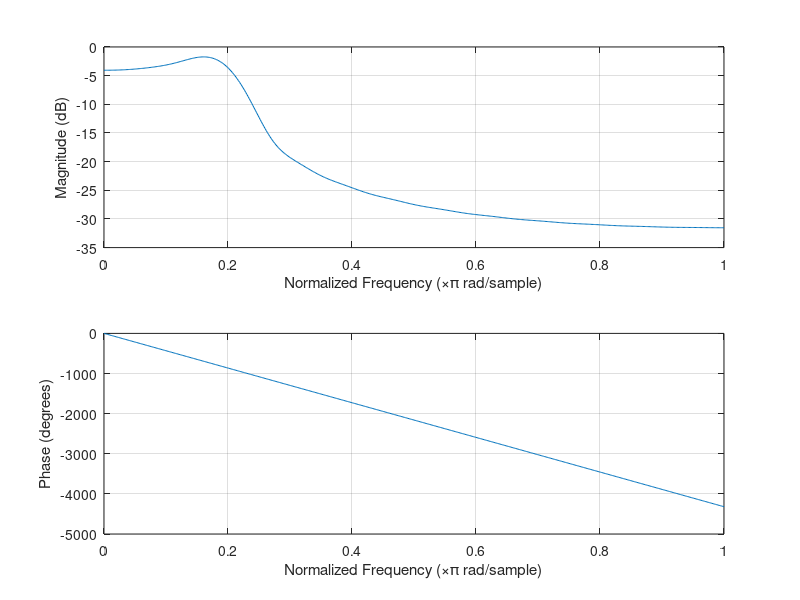

This chart was generated by the following MATLAB code:
Fs = 10000;
Fa = 0;
Fb = 1000;

M = 51;

Np = (M-1)/2;

Att = 60;

A(1) = 2 * (Fb - Fa)/Fs;

for j = 2:(Np+1)
    A(j) = (sin(2 * j * pi * Fb / Fs) - sin(2 * j * pi * Fa / Fs))/(j*pi);
end


if Att < 21
    alpha = 0;
elseif Att > 50
    alpha = 0.1102 * (Att - 8.7);
else
    alpha = 0.5842 * ((Att - 21)^(0.4)) + 0.07886*(Att-21);
end

d = 0;
ds = 1;
s = 1;

while 1  
    d = d + 2;
    ds = ds * (alpha*alpha)/(d*d);
    s = s +ds;
    
     if ds < s*1e-6
        break
    end
end

 Inoalpha = s;   
 
  for j = 1 : (Np+1)
      
      d = 0;
      ds = 1;
      s = 1;
      
      insideForAlpha = alpha * sqrt(1-(j*j/(Np*Np)));
      
    while 1  
        d = d + 2;
    	ds = ds * (insideForAlpha*insideForAlpha)/(d*d);
        s = s +ds;
    
        if ds < s*1e-6
            break;
        end
    end
      
     H(Np+j-1) = A(j) * s / Inoalpha;
 end
 
 for j = 1 : (Np-1)
     H(j) = H(M-1-j);
 end
 
 freqz(H)
 